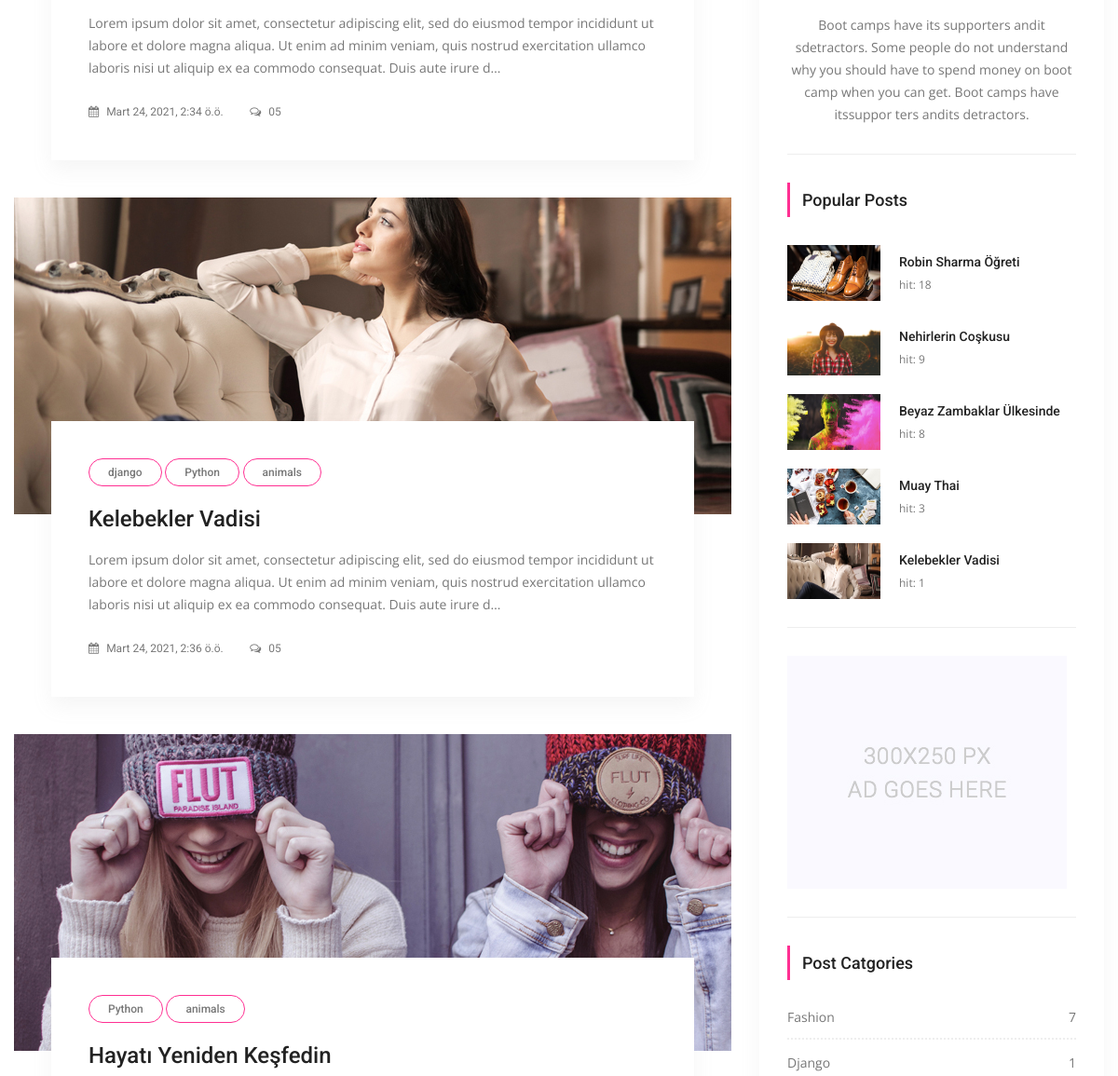
/ (middle part), run on an earlier commit of the app's database.
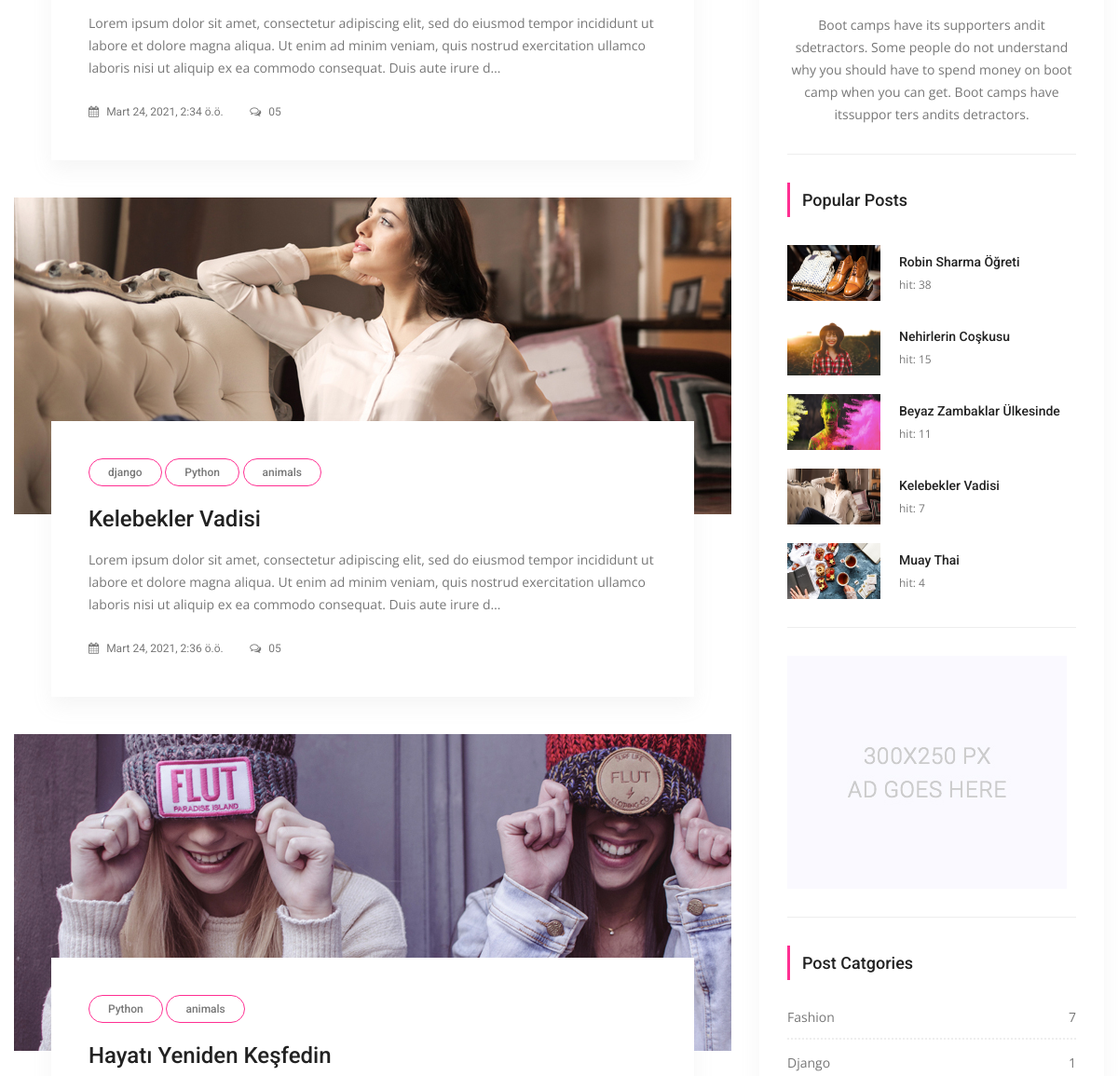
And on a later commit of the database.
### posts/models.py (models this page shows, shortened)
class Post(models.Model):
    title = models.CharField(max_length=150)
    content = models.TextField()
    publishing_date = models.DateTimeField(auto_now_add=True)
    image = models.ImageField(null=True,blank=True, upload_to='resimler/',default="resimler/sean-o-KMn4VEeEPR8-unsplash.jpg")
    user = models.ForeignKey(settings.AUTH_USER_MODEL, on_delete=models.CASCADE, default=1)#ForeignKey -> 1'e çok yani, 1 kullanıcı bir sürü yazı ekleyebilir ilişkisi
    slug = models.SlugField(default="slug", editable=False)
    category = models.ForeignKey(Category,on_delete=models.CASCADE, default=1, related_name="posts")#1 Category'nin ->BİR SÜRÜ POSTU OLABİLİR , category -> one, Post Many
    tag = models.ManyToManyField(Tag,related_name="posts", blank=True)
    slider_post = models.BooleanField(default=False)
    hit=models.PositiveIntegerField(default=0)
    """
   1 user -> Bir sürü yazısı olabilir, fakat 1 yazının(Aynı yazı) bir sürü useri olamaz :ForeignKey
    1 etiket bir çok posta ait olabilir, aynı zamanda o yazıda bir çok etikete sahip olabilir:ManyToMany
    """

class Tag(models.Model):
    title = models.CharField(max_length = 50)
    slug = models.SlugField(editable = False )
    def __str__(self):
        return self.title

class Category(models.Model):
    title = models.CharField(max_length=250)
    slug = models.SlugField(editable=False)
    def post_count(self):
        return self.posts.all().count() #posts -> related_name="posts" dan geliyor..

### posts/views.py (the view)
# urls.py: path('', IndexView.as_view(), name='index'),
class IndexView(ListView):
    template_name = 'posts/index.html' #templates->posts->index.html
    model = Post
    context_object_name = 'posts'  #key ->value gibi düşünebilirsin.
    paginate_by = 3
    def get_context_data(self, *, object_list=None, **kwargs):
        context = super(IndexView,self).get_context_data(**kwargs)
        context['slider_posts'] = Post.objects.all().filter(slider_post=True)
        return context

### posts/templatetags/custom_tags.py (called while the page is built)
@register.simple_tag(name="categories")
def all_categories():
    return Category.objects.all()

@register.simple_tag(name="tags")
def all_tags():
    return Tag.objects.all()

@register.simple_tag(name="hit_posts")
def hit_posts():
    return Post.objects.order_by('-hit')[:5] # 5 tane post gösterir.

### templates/posts/index.html (shortened to what this page needs)
{% extends 'base.html' %}
{% load static %}
{% block content %}
        <section class="blog_area p_120">
            <div class="container">
                <div class="row">
                    <div class="col-lg-8">
                        <div class="blog_left_sidebar">
                            {% for post in posts %}
                            <article class="blog_style1">
                            	<div class="blog_img">
                            		<img class="img-fluid" src="{{ post.image.url }}" alt="">
                            	</div>
                            	<div class="blog_text">
									<div class="blog_text_inner">
                                        {% for tag in post.tag.all %}
										<a class="cat" href="{% url 'tag_detail' tag.slug %}">{{ tag.title }}</a>
                                        {% endfor %}
										<a href="{% url 'detail' pk=post.id slug=post.slug %}"><h4>{{ post.title }}</h4></a>
										<p>{{ post.content | safe | truncatechars_html:250 }}</p>
										<div class="date">
											<a href="#"><i class="fa fa-calendar" aria-hidden="true"></i> {{ post.publishing_date }}</a>
											<a href="#"><i class="fa fa-comments-o" aria-hidden="true"></i> 05</a>
										</div>
									</div>
                            	</div>
                            </article>
                            {% endfor %}
                        </div>
                    </div>
                {% include 'right_side.html' %}
                </div>
            </div>
        </section>
{% endblock %}

### templates/base.html (shortened to what this page needs)
{% load static %}
<!doctype html>
<html lang="en">
    <head>
        <link rel="stylesheet" href="{%  static   "css/bootstrap.css"  %}">
        <link rel="stylesheet" href="{%  static  "vendors/linericon/style.css"  %}">
        <link rel="stylesheet" href="{%  static   "css/font-awesome.min.css"  %}">
        <link rel="stylesheet" href="{%  static  "vendors/owl-carousel/owl.carousel.min.css"  %}">
        <link rel="stylesheet" href="{%  static  "vendors/lightbox/simpleLightbox.css"  %}">
        <link rel="stylesheet" href="{%  static  "vendors/nice-select/css/nice-select.css"  %}">
        <link rel="stylesheet" href="{%  static  "vendors/animate-css/animate.css"  %}">
        <link rel="stylesheet" href="{%  static  "vendors/jquery-ui/jquery-ui.css"  %}">
        <link rel="stylesheet" href="{%  static   "css/style.css"  %}">
        <link rel="stylesheet" href="{%  static   "css/responsive.css"  %}">
    </head>
    <body>
    {% block content %}
    {% endblock %}
    </body>
</html>

### templates/right_side.html (shortened to what this page needs)
{% load static %}
{% load custom_tags %}
  <div class="col-lg-4">
            <div class="blog_right_sidebar">
                <aside class="single_sidebar_widget author_widget">
                    <div class="social_icon">
                    </div>
                    <p>Boot camps have its supporters andit sdetractors. Some people do not understand why you should have to spend money on boot camp when you can get. Boot camps have itssuppor ters andits detractors.</p>
                    <div class="br"></div>
                </aside>
                <aside class="single_sidebar_widget popular_post_widget">
                    <h3 class="widget_title">Popular Posts</h3>
                    {% hit_posts as posts %}
                    {% for post in posts %}
                        <div class="media post_item">
                        <img src="{{ post.image.url }}" alt="post" style="width:100px;height:60px;">
                        <div class="media-body">
                            <a href="{% url 'detail'  post.id post.slug %}"><h3>{{ post.title }}</h3></a>
                            <p>hit: {{ post.hit }}</p>
                        </div>
                    </div>
                    {% endfor %}
                    <div class="br"></div>
                </aside>
                <aside class="single_sidebar_widget">
                    <a href="#"><img class="img-fluid" src="{% static "img/blog/add.jpg" %}" alt=""></a>
                    <div class="br"></div>
                </aside>
                <aside class="single_sidebar_widget post_category_widget">
                    <h4 class="widget_title">Post Catgories</h4>
                    <ul class="list cat-list">
                       {% categories as categories %}
                        {% for category in categories %}
                        <li>
                            <a href="{% url 'category_detail' pk=category.id slug=category.slug %}" class="d-flex justify-content-between">
                                <p>{{ category.title }}</p>
                                <p>{{ category.post_count }}</p>
                            </a>
                        </li>
                        {% endfor %}
                    </ul>
                </aside>
            </div>
        </div>

### static/css/style.css (style rules this page uses)
.list { list-style: none; margin: 0px; padding: 0px; }
body { line-height: 24px; font-size: 14px; font-family: "Open Sans", sans-serif; font-weight: normal; color: #777777; }
h1, h2, h3, h4, h5, h6 { font-family: "Roboto", sans-serif; font-weight: 500; }
.p_120 { padding-top: 120px; padding-bottom: 120px; }
@media (min-width: 1200px) { .container { max-width: 1200px; } }
.blog_right_sidebar { -webkit-box-shadow: 0px 10px 20px 0px rgba(153, 153, 153, 0.1); box-shadow: 0px 10px 20px 0px rgba(153, 153, 153, 0.1); padding: 30px; }
.blog_right_sidebar .widget_title { font-size: 18px; line-height: 25px; text-align: left; color: #222222; border-left: 3px solid #ff2f92; padding: 6px 0px 6px 13px; margin-bottom: 30px; }
.blog_right_sidebar .author_widget { text-align: center; }
.blog_right_sidebar .author_widget p { margin-bottom: 0px; }
.blog_right_sidebar .author_widget .social_icon { padding: 7px 0px 15px; }
.blog_right_sidebar .popular_post_widget .post_item .media-body { -webkit-box-pack: center; -ms-flex-pack: center; justify-content: center; -ms-flex-item-align: center; align-self: center; padding-left: 20px; }
.blog_right_sidebar .popular_post_widget .post_item .media-body h3 { font-size: 14px; line-height: 20px; color: #222222; margin-bottom: 4px; -webkit-transition: all 0.3s linear; -o-transition: all 0.3s linear; transition: all 0.3s linear; }
.blog_right_sidebar .popular_post_widget .post_item .media-body p { font-size: 12px; line-height: 21px; margin-bottom: 0px; }
.blog_right_sidebar .popular_post_widget .post_item + .post_item { margin-top: 20px; }
.blog_right_sidebar .post_category_widget .cat-list li { border-bottom: 2px dotted #eee; -webkit-transition: all 0.3s ease 0s; -o-transition: all 0.3s ease 0s; transition: all 0.3s ease 0s; padding-bottom: 12px; }
.blog_right_sidebar .post_category_widget .cat-list li a { font-size: 14px; line-height: 20px; color: #777; }
.blog_right_sidebar .post_category_widget .cat-list li a p { margin-bottom: 0px; }
.blog_right_sidebar .post_category_widget .cat-list li + li { padding-top: 15px; }
.blog_right_sidebar .br { width: 100%; height: 1px; background: #eeeeee; margin: 30px 0px; }
h3 { font-size: 24px; }
h4 { font-size: 18px; }
.blog_style1 { margin-bottom: 40px; }
.blog_style1 .blog_text { padding-left: 40px; padding-right: 40px; }
.blog_style1 .blog_text .blog_text_inner { background: #fff; margin-top: -100px; position: relative; -webkit-box-shadow: 0px 10px 20px 0px rgba(153, 153, 153, 0.1); box-shadow: 0px 10px 20px 0px rgba(153, 153, 153, 0.1); padding: 40px; }
.blog_style1 .blog_text .blog_text_inner .cat { display: inline-block; border: 1px solid #ff2f92; line-height: 28px; padding: 0px 20px; color: #777777; border-radius: 15px; font-size: 12px; font-family: "Roboto", sans-serif; margin-bottom: 20px; font-weight: 500; }
.blog_style1 .blog_text .blog_text_inner h4 { font-size: 24px; font-family: "Roboto", sans-serif; line-height: 30px; color: #222222; padding-right: 20px; margin-bottom: 17px; -webkit-transition: all 300ms linear 0s; -o-transition: all 300ms linear 0s; transition: all 300ms linear 0s; }
.blog_style1 .blog_text .blog_text_inner p { font-size: 14px; line-height: 24px; color: #777777; margin-bottom: 22px; }
.blog_style1 .blog_text .blog_text_inner .date a { color: #777777; font-size: 12px; font-weight: normal; font-family: "Roboto", sans-serif; margin-right: 25px; -webkit-transition: all 300ms linear 0s; -o-transition: all 300ms linear 0s; transition: all 300ms linear 0s; }
.blog_style1 .blog_text .blog_text_inner .date a i { padding-right: 5px; }
.blog_style1 .blog_text .blog_text_inner .date a:last-child { margin-right: 0px; }

What changed in the data, as far as the page shows it:
changed Post "Robin Sharma Öğreti": hit "18" → "38"
changed Post "Kelebekler Vadisi": hit "1" → "7"; moves up the list
changed Post "Nehirlerin Coşkusu": hit "9" → "15"
changed Post "Beyaz Zambaklar Ülkesinde": hit "8" → "11"
changed Post "Muay Thai": hit "3" → "4"
